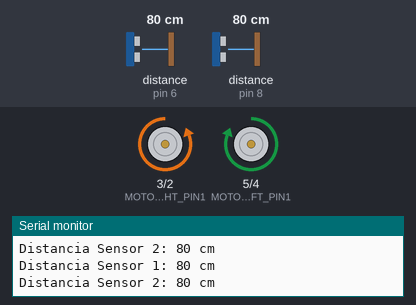
Bench run of a sketch on a simulated Arduino Uno, built with avr-gcc and run on an emulated ATmega328P. On the bench: motor-driver pin pairs drawn as motors (green arrow = first pin HIGH = forward, orange = second pin HIGH = backward, longer = more drive), the last lines printed to the serial monitor. Wiring (inferred from the names in the program): 2 × ultrasonic range finder: trigger pin 7, echo pin 6 / trigger pin 9, echo pin 8. The inputs (shaded band) are chosen by the test bench; at power-on: distance to the obstacle (sensors on pin 6, pin 8) 80 cm. The echo pulse lasts 58.3 µs per cm.

Above: at 1.3 s.
1.4 s: distance to the obstacle (sensor on pin 6) set to 21 cm
2.9 s: distance to the obstacle (sensor on pin 6) set to 17 cm
At 3.3 s:
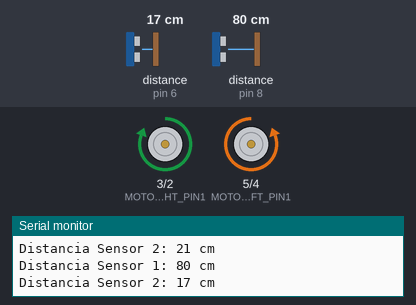
4.5 s: distance to the obstacle (sensor on pin 8) set to 23 cm
6.0 s: distance to the obstacle (sensor on pin 8) set to 19 cm
At 6.7 s:
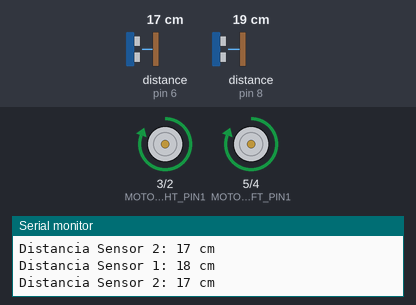
7.5 s: distance to the obstacle (sensor on pin 8) set to 35 cm
At 8.3 s:
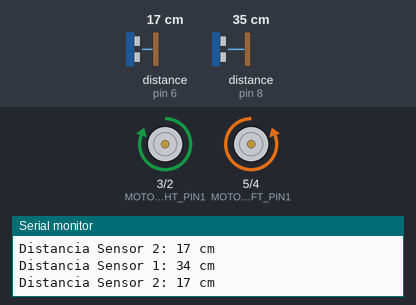
9.1 s: distance to the obstacle (sensor on pin 8) set to 2 cm
At 9.9 s:
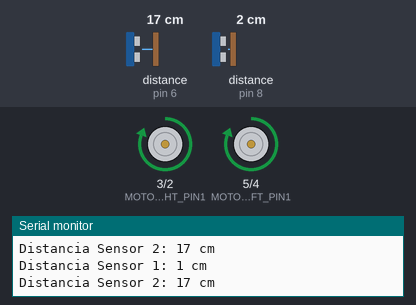
Timing chart, 0 to 11.6 s (numbered marks = the images above; inputs shaded):
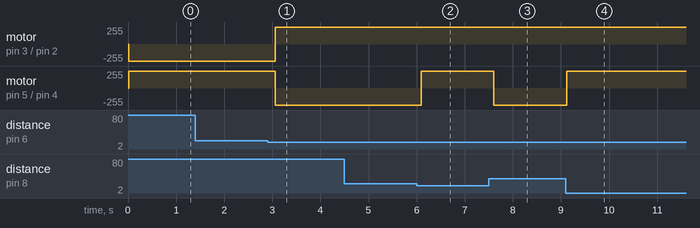

Measured:
- the behaviour switches between 20 and 19 cm on distance to the obstacle (sensor on pin 6) (found by bisection; images 0 and 1)
- the behaviour switches between 21 and 20 cm on distance to the obstacle (sensor on pin 8) (found by bisection; images 1 and 2)
- after the input at 2.9 s, motor on pin 3 (MOTOR_RIGHT_PIN1) / pin 2 (MOTOR_RIGHT_PIN2): backward 255/255 → forward 255/255 after 0.16 s; motor on pin 5 (MOTOR_LEFT_PIN1) / pin 4 (MOTOR_LEFT_PIN2): forward 255/255 → backward 255/255 after 0.16 s
- after the input at 6.0 s, motor on pin 5 (MOTOR_LEFT_PIN1) / pin 4 (MOTOR_LEFT_PIN2): backward 255/255 → forward 255/255 after 0.09 s
- after the input at 7.5 s, motor on pin 5 (MOTOR_LEFT_PIN1) / pin 4 (MOTOR_LEFT_PIN2): forward 255/255 → backward 255/255 after 0.11 s
- after the input at 9.1 s, motor on pin 5 (MOTOR_LEFT_PIN1) / pin 4 (MOTOR_LEFT_PIN2): backward 255/255 → forward 255/255 at once

The sketch:

minisumo_con_ultra.ino
```cpp
// Definición de los pines para los sensores ultrasónicos
#define TRIGGER1_PIN  9
#define ECHO1_PIN     8
#define TRIGGER2_PIN  7
#define ECHO2_PIN     6

// Definición de los pines para los motores
#define MOTOR_LEFT_PIN1  5
#define MOTOR_LEFT_PIN2  4
#define MOTOR_RIGHT_PIN1 3
#define MOTOR_RIGHT_PIN2 2

// Distancia mínima para considerar un obstáculo (en centímetros)
#define DISTANCIA_MINIMA_SENSOR1 20
#define DISTANCIA_MINIMA_SENSOR2 20

void setup() {
  // Inicialización de los pines para los sensores ultrasónicos como entrada y salida
  pinMode(TRIGGER1_PIN, OUTPUT);
  pinMode(ECHO1_PIN, INPUT);
  pinMode(TRIGGER2_PIN, OUTPUT);
  pinMode(ECHO2_PIN, INPUT);

  // Inicialización de los pines de los motores
  pinMode(MOTOR_LEFT_PIN1, OUTPUT);
  pinMode(MOTOR_LEFT_PIN2, OUTPUT);
  pinMode(MOTOR_RIGHT_PIN1, OUTPUT);
  pinMode(MOTOR_RIGHT_PIN2, OUTPUT);

  // Inicialización del puerto serial para la comunicación
  Serial.begin(9600);
}

void loop() {
  // Realiza mediciones de distancia con ambos sensores
  unsigned int distancia1 = medirDistancia(TRIGGER1_PIN, ECHO1_PIN);
  unsigned int distancia2 = medirDistancia(TRIGGER2_PIN, ECHO2_PIN);

  // Muestra las distancias medidas en el monitor serial
  Serial.print("Distancia Sensor 1: ");
  Serial.print(distancia1);
  Serial.println(" cm");
  Serial.print("Distancia Sensor 2: ");
  Serial.print(distancia2);
  Serial.println(" cm");

  // Si el Sensor 1 detecta un objeto a menos de 15 cm, avanza y gira a la izquierda
  if (distancia1 < DISTANCIA_MINIMA_SENSOR1) {
    avanzar();
  }
  // Si el Sensor 2 detecta un objeto a menos de 20 cm, avanza y gira a la derecha
  else if (distancia2 < DISTANCIA_MINIMA_SENSOR2) {
    girarIzquierda();
  }
  // Si no se detecta ningún objeto, avanza recto
  else {
    girarDerecha();
  }
}

// Función para medir la distancia utilizando un sensor ultrasónico
unsigned int medirDistancia(int triggerPin, int echoPin) {
  // Generar un pulso corto en el pin TRIGGER
  digitalWrite(triggerPin, LOW);
  delayMicroseconds(2);
  digitalWrite(triggerPin, HIGH);
  delayMicroseconds(10);
  digitalWrite(triggerPin, LOW);

  // Leer el tiempo que tarda en llegar el eco
  unsigned long tiempo = pulseIn(echoPin, HIGH);

  // Convertir el tiempo a distancia (en centímetros)
  unsigned int distancia = tiempo / 58;

  return distancia;
}

// Función para hacer que el mini sumo avance
void avanzar() {
  digitalWrite(MOTOR_LEFT_PIN1, HIGH);
  digitalWrite(MOTOR_LEFT_PIN2, LOW);
  digitalWrite(MOTOR_RIGHT_PIN1, HIGH);
  digitalWrite(MOTOR_RIGHT_PIN2, LOW);
  delay(500);
}

// Función para hacer que el mini sumo gire a la derecha
void girarDerecha() {
  digitalWrite(MOTOR_LEFT_PIN1, HIGH);
  digitalWrite(MOTOR_LEFT_PIN2, LOW);
  digitalWrite(MOTOR_RIGHT_PIN1, LOW);
  digitalWrite(MOTOR_RIGHT_PIN2, HIGH);

  // Breve pausa para el giro
  delay(500);
}

// Función para hacer que el mini sumo gire a la izquierda
void girarIzquierda() {
  digitalWrite(MOTOR_LEFT_PIN1, LOW);
  digitalWrite(MOTOR_LEFT_PIN2, HIGH);
  digitalWrite(MOTOR_RIGHT_PIN1, HIGH);
  digitalWrite(MOTOR_RIGHT_PIN2, LOW);

  // Breve pausa para el giro
  delay(500);
}
```
